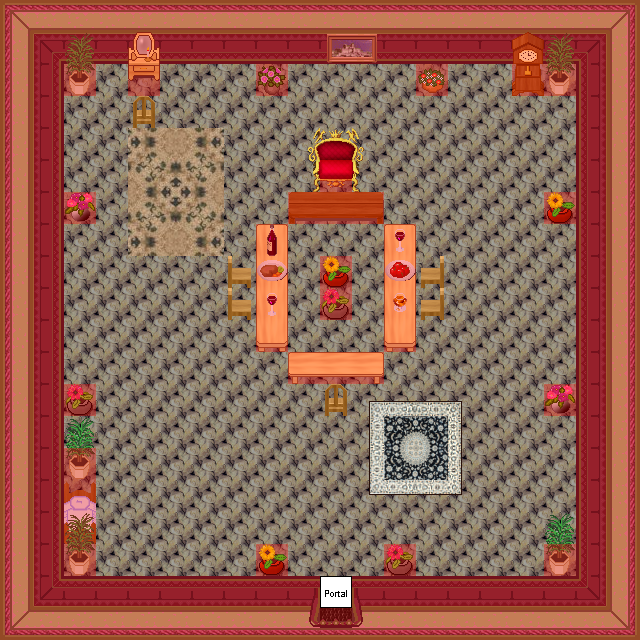

The image is a tile-based game level rendered from a .tmx file. Its description and source (layers, tilesets, objects; grid data summarised) follow:
An orthogonal 20x20 tile map with 32x32 px tiles, 7 tile layers (0_floor, 1_terrain, 2_object, 3_roof, ...), 22 tilesets.

<map version="1.0" orientation="orthogonal" width="20" height="20" tilewidth="32" tileheight="32">
 <tileset firstgid="1" name="wall" tilewidth="32" tileheight="32">
  <image source="../../tileset/building/wall/int_green_purple.png" width="128" height="224" />
 </tileset>
 <tileset firstgid="29" name="entrance" tilewidth="32" tileheight="32">
  <image source="../../tileset/building/entrance/green_purple_ns_ew.png" width="128" height="224" />
 </tileset>
 <tileset firstgid="57" name="ground" tilewidth="32" tileheight="32">
  <image source="../../tileset/ground/stone_floors.png" width="96" height="64" />
 </tileset>
 <tileset firstgid="63" name="bed" tilewidth="32" tileheight="32">
  <image source="../../tileset/furniture/bed/single_blue.png" width="32" height="64" />
 </tileset>
 <tileset firstgid="65" name="carpet" tilewidth="32" tileheight="32">
  <image source="../../tileset/furniture/carpet/brown_rug2.png" width="96" height="128" />
 </tileset>
 <tileset firstgid="77" name="rug" tilewidth="32" tileheight="32">
  <image source="../../tileset/furniture/carpet/nain_rug.png" width="128" height="128" />
 </tileset>
 <tileset firstgid="93" name="throne" tilewidth="32" tileheight="32">
  <image source="../../tileset/furniture/chair/throne.png" width="96" height="64" />
 </tileset>
 <tileset firstgid="99" name="clock" tilewidth="32" tileheight="32">
  <image source="../../tileset/furniture/clock/grandfather_clock.png" width="32" height="64" />
 </tileset>
 <tileset firstgid="101" name="drawner mirror" tilewidth="32" tileheight="32">
  <image source="../../tileset/furniture/other/drawer_with_mirror.png" width="32" height="64" />
 </tileset>
 <tileset firstgid="103" name="chair" tilewidth="32" tileheight="32">
  <image source="../../tileset/furniture/chair/wooden_pale.png" width="64" height="64" />
 </tileset>
 <tileset firstgid="107" name="table 1" tilewidth="32" tileheight="32">
  <image source="../../tileset/furniture/table/long_front_on_pale.png" width="32" height="96" />
 </tileset>
 <tileset firstgid="110" name="table 2" tilewidth="32" tileheight="32">
  <image source="../../tileset/furniture/table/long_side_on_pale.png" width="96" height="32" />
 </tileset>
 <tileset firstgid="113" name="table 3" tilewidth="32" tileheight="32">
  <image source="../../tileset/furniture/table/bench.png" width="96" height="32" />
 </tileset>
 <tileset firstgid="116" name="picture 1" tilewidth="32" tileheight="32">
  <image source="../../tileset/furniture/picture/large_island.png" width="64" height="32" />
 </tileset>
 <tileset firstgid="118" name="drink 1" tilewidth="32" tileheight="32">
  <image source="../../tileset/item/drink/cognac.png" width="32" height="64" />
 </tileset>
 <tileset firstgid="120" name="drink 2" tilewidth="32" tileheight="32">
  <image source="../../tileset/item/drink/red_wine.png" width="64" height="64" />
 </tileset>
 <tileset firstgid="124" name="meals" tilewidth="32" tileheight="32">
  <image source="../../tileset/item/food/meals_1.png" width="64" height="32" />
 </tileset>
 <tileset firstgid="126" name="plant 1" tilewidth="32" tileheight="32">
  <image source="../../tileset/plant/indoor/oriental_plant.png" width="32" height="64" />
 </tileset>
 <tileset firstgid="128" name="plant 2" tilewidth="32" tileheight="32">
  <image source="../../tileset/plant/indoor/flowering_plant.png" width="64" height="32" />
 </tileset>
 <tileset firstgid="130" name="plant 3" tilewidth="32" tileheight="32">
  <image source="../../tileset/plant/indoor/flower_vase.png" width="96" height="32" />
 </tileset>
 <tileset firstgid="133" name="collision" tilewidth="32" tileheight="32">
  <image source="../../tileset/logic/collision.png" width="32" height="32" />
 </tileset>
 <tileset firstgid="134" name="portal" tilewidth="32" tileheight="32">
  <image source="../../tileset/logic/portal.png" width="224" height="32" />
 </tileset>
 <layer name="0_floor" width="20" height="20">
  <data>[400 cells, 400 non-empty, 2 distinct tile ids]</data>
 </layer>
 <layer name="1_terrain" width="20" height="20">
  <data>[400 cells, 207 non-empty, 67 distinct tile ids]</data>
 </layer>
 <layer name="2_object" width="20" height="20">
  <data>[400 cells, 24 non-empty, 19 distinct tile ids]</data>
 </layer>
 <layer name="3_roof" width="20" height="20">
  <data>[400 cells, 5 non-empty, 4 distinct tile ids]</data>
 </layer>
 <layer name="objects" width="20" height="20">
  <data>[400 cells, 1 non-empty, 1 distinct tile ids]</data>
 </layer>
 <layer name="collision" width="20" height="20" opacity="0.33">
  <data>[400 cells, 177 non-empty, 1 distinct tile ids]</data>
 </layer>
 <layer name="protection" width="20" height="20">
  <data>[400 cells, 0 non-empty, 0 distinct tile ids]</data>
 </layer>
</map>
